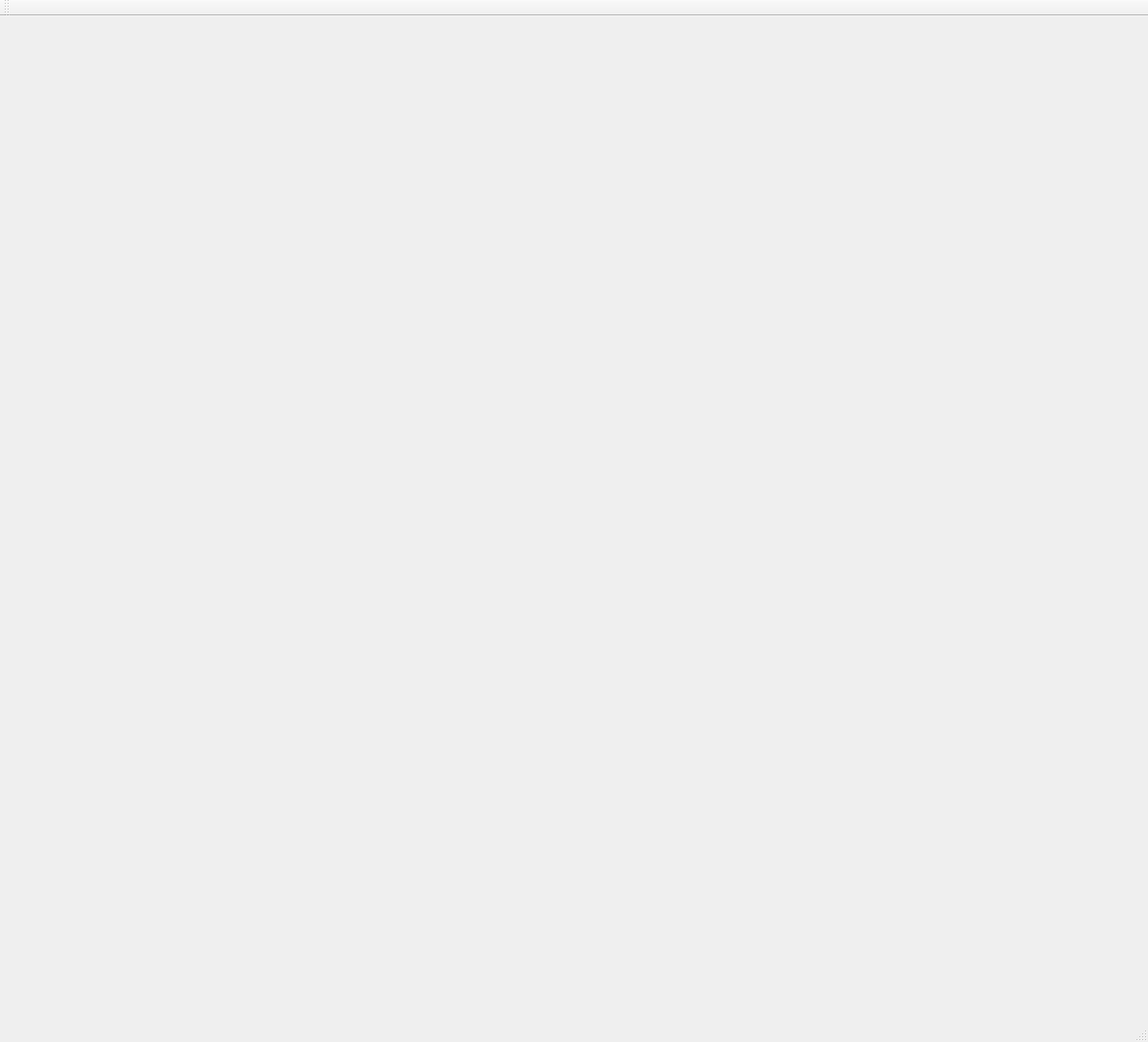
<?xml version="1.0" encoding="UTF-8"?>
<ui version="4.0">
 <class>MainWindow</class>
 <widget class="QMainWindow" name="MainWindow">
  <property name="geometry">
   <rect>
    <x>0</x>
    <y>0</y>
    <width>1196</width>
    <height>1086</height>
   </rect>
  </property>
  <property name="windowTitle">
   <string>MainWindow</string>
  </property>
  <widget class="QWidget" name="centralWidget"/>
  <widget class="QMenuBar" name="menuBar">
   <property name="geometry">
    <rect>
     <x>0</x>
     <y>0</y>
     <width>1196</width>
     <height>37</height>
    </rect>
   </property>
  </widget>
  <widget class="QToolBar" name="mainToolBar">
   <attribute name="toolBarArea">
    <enum>TopToolBarArea</enum>
   </attribute>
   <attribute name="toolBarBreak">
    <bool>false</bool>
   </attribute>
  </widget>
  <widget class="QStatusBar" name="statusBar"/>
 </widget>
 <layoutdefault spacing="6" margin="11"/>
 <resources/>
 <connections/>
</ui>
